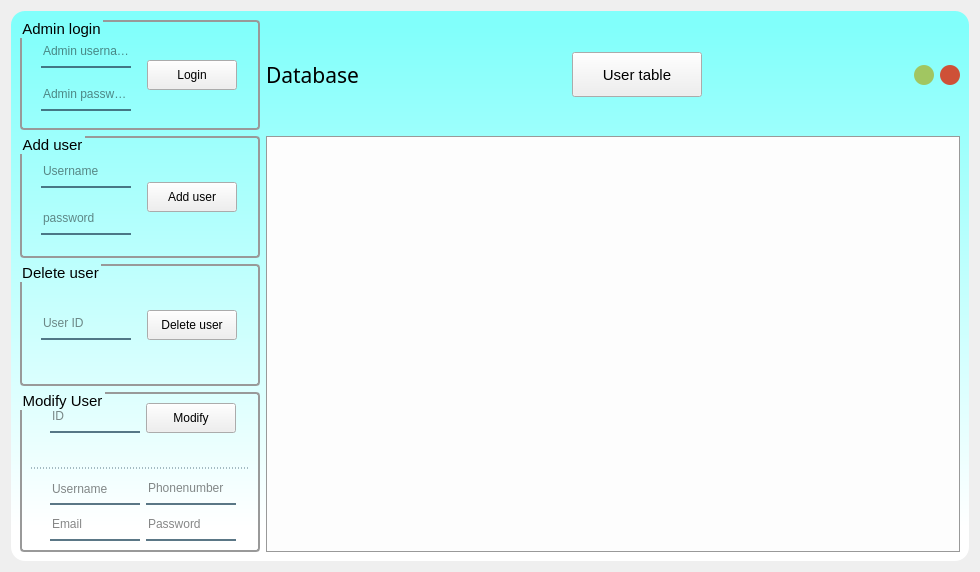
<?xml version="1.0" encoding="UTF-8"?>
<ui version="4.0">
 <class>Frame</class>
 <widget class="QFrame" name="Frame">
  <property name="geometry">
   <rect>
    <x>0</x>
    <y>0</y>
    <width>980</width>
    <height>568</height>
   </rect>
  </property>
  <property name="minimumSize">
   <size>
    <width>980</width>
    <height>0</height>
   </size>
  </property>
  <property name="windowTitle">
   <string>数据库</string>
  </property>
  <property name="windowIcon">
   <iconset resource="../res/app.qrc">
    <normaloff>:/icon/icon/首页.ico</normaloff>:/icon/icon/首页.ico</iconset>
  </property>
  <property name="styleSheet">
   <string notr="true">QPushButton#close_pushButton{
 background-color: #ce5137;
 border-radius:10px;
}

QPushButton#close_pushButton:hover{
 background-size: cover;
 background-image: url(:/icon/icon/close.svg);
}

QPushButton#min_pushButton{
 background-color: #a1c661;
 border-radius:10px;
}

QPushButton#min_pushButton:hover{
 background-size: cover;
 background-image: url(:/icon/icon/minimize.svg);
}

QWidget#widget{
background-color: qlineargradient(spread:pad, x1:0.5, y1:0, x2:0.5, y2:1, stop:0.0284091 rgba(129, 255, 251, 255), stop:0.9375 rgba(255, 255, 255, 255));

border-radius: 14;
}

QTableWidget, QTableView
{
    gridline-color: #999999;    /*表格中的网格线条颜色*/
    background: #FDFDFD;
    /*设置交替颜色，需要在函数属性中设置:tableWidget-&gt;setAlternatingRowColors(true)*/
    alternate-background-color: #EEEEEF;
    /*selection-color:#FDFDFD;    鼠标选中时前景色：文字颜色*/
    selection-background-color:#8BF;   /*鼠标选中时背景色*/
    border:1px solid #999999;  /*边框线的宽度、颜色*/
    /*border:none;    去除边界线*/
    /*border-radius:5px;*/
    /*padding:10px 10px;*/  /*表格与边框的间距*/
}
QTableView::item, QTabWidget::item{
    background: transparent;
	outline-style: none;
	border: none;
}

QTableView::item:hover {
	background: #8BF;
    border: 1px solid #EA2;
}

QTableView::item:selected {
	background: #8BF;
	color: #EEEEEF;
}

QTableView::item:selected:active {
	background: #59F;
	color: #EEEEEF;
}

QTableWidget QComboBox{
    margin: 2px;
    border: none;
}


QGroupBox {
border: 2px solid #999999;
border-radius: 4px;
margin-top: 0.5em;
}
QGroupBox::title {
subcontrol-origin: margin;
subcontrol-position: top left;
left: 1em;
top: 0.1em;
}
</string>
  </property>
  <layout class="QHBoxLayout" name="horizontalLayout">
   <item>
    <widget class="QWidget" name="widget" native="true">
     <property name="minimumSize">
      <size>
       <width>950</width>
       <height>550</height>
      </size>
     </property>
     <layout class="QVBoxLayout" name="verticalLayout_5">
      <item>
       <layout class="QHBoxLayout" name="horizontalLayout_6">
        <item>
         <widget class="QGroupBox" name="groupBox_4">
          <property name="minimumSize">
           <size>
            <width>240</width>
            <height>110</height>
           </size>
          </property>
          <property name="maximumSize">
           <size>
            <width>240</width>
            <height>16777215</height>
           </size>
          </property>
          <property name="font">
           <font>
            <pointsize>11</pointsize>
           </font>
          </property>
          <property name="title">
           <string>Admin login</string>
          </property>
          <layout class="QHBoxLayout" name="horizontalLayout_4">
           <item>
            <layout class="QVBoxLayout" name="verticalLayout_3">
             <item>
              <widget class="QLineEdit" name="admin_login_of_user_name_lineEdit">
               <property name="minimumSize">
                <size>
                 <width>90</width>
                 <height>30</height>
                </size>
               </property>
               <property name="maximumSize">
                <size>
                 <width>90</width>
                 <height>30</height>
                </size>
               </property>
               <property name="font">
                <font>
                 <pointsize>9</pointsize>
                </font>
               </property>
               <property name="styleSheet">
                <string notr="true">background-color:rgba(0,0,0,0);
border:none;
border-bottom:2px solid rgba(46,82,101,200);
color:rgba(0,0,0,240);
padding-bottom:2px;</string>
               </property>
               <property name="readOnly">
                <bool>false</bool>
               </property>
               <property name="placeholderText">
                <string>Admin username</string>
               </property>
              </widget>
             </item>
             <item>
              <widget class="QLineEdit" name="admin_login_of_password_lineEdit">
               <property name="minimumSize">
                <size>
                 <width>90</width>
                 <height>30</height>
                </size>
               </property>
               <property name="maximumSize">
                <size>
                 <width>90</width>
                 <height>30</height>
                </size>
               </property>
               <property name="font">
                <font>
                 <pointsize>9</pointsize>
                </font>
               </property>
               <property name="styleSheet">
                <string notr="true">background-color:rgba(0,0,0,0);
border:none;
border-bottom:2px solid rgba(46,82,101,200);
color:rgba(0,0,0,240);
padding-bottom:2px;</string>
               </property>
               <property name="placeholderText">
                <string>Admin password</string>
               </property>
              </widget>
             </item>
            </layout>
           </item>
           <item>
            <widget class="QPushButton" name="admin_login_pushButton">
             <property name="minimumSize">
              <size>
               <width>90</width>
               <height>30</height>
              </size>
             </property>
             <property name="maximumSize">
              <size>
               <width>90</width>
               <height>30</height>
              </size>
             </property>
             <property name="text">
              <string>Login</string>
             </property>
            </widget>
           </item>
          </layout>
         </widget>
        </item>
        <item>
         <layout class="QHBoxLayout" name="horizontalLayout_5">
          <item>
           <widget class="QLabel" name="label">
            <property name="font">
             <font>
              <family>楷体</family>
              <pointsize>16</pointsize>
              <weight>50</weight>
              <bold>false</bold>
             </font>
            </property>
            <property name="text">
             <string>Database</string>
            </property>
           </widget>
          </item>
          <item>
           <spacer name="horizontalSpacer_2">
            <property name="orientation">
             <enum>Qt::Horizontal</enum>
            </property>
            <property name="sizeHint" stdset="0">
             <size>
              <width>88</width>
              <height>20</height>
             </size>
            </property>
           </spacer>
          </item>
          <item>
           <widget class="QPushButton" name="fresh_pushButton">
            <property name="minimumSize">
             <size>
              <width>130</width>
              <height>45</height>
             </size>
            </property>
            <property name="font">
             <font>
              <pointsize>11</pointsize>
             </font>
            </property>
            <property name="text">
             <string>User table</string>
            </property>
           </widget>
          </item>
          <item>
           <spacer name="horizontalSpacer">
            <property name="orientation">
             <enum>Qt::Horizontal</enum>
            </property>
            <property name="sizeHint" stdset="0">
             <size>
              <width>138</width>
              <height>20</height>
             </size>
            </property>
           </spacer>
          </item>
          <item>
           <widget class="QPushButton" name="min_pushButton">
            <property name="minimumSize">
             <size>
              <width>20</width>
              <height>20</height>
             </size>
            </property>
            <property name="maximumSize">
             <size>
              <width>20</width>
              <height>20</height>
             </size>
            </property>
            <property name="cursor">
             <cursorShape>PointingHandCursor</cursorShape>
            </property>
            <property name="text">
             <string/>
            </property>
           </widget>
          </item>
          <item>
           <widget class="QPushButton" name="close_pushButton">
            <property name="minimumSize">
             <size>
              <width>20</width>
              <height>20</height>
             </size>
            </property>
            <property name="maximumSize">
             <size>
              <width>20</width>
              <height>20</height>
             </size>
            </property>
            <property name="cursor">
             <cursorShape>PointingHandCursor</cursorShape>
            </property>
            <property name="text">
             <string/>
            </property>
           </widget>
          </item>
         </layout>
        </item>
       </layout>
      </item>
      <item>
       <layout class="QFormLayout" name="formLayout_3">
        <item row="0" column="0">
         <layout class="QVBoxLayout" name="verticalLayout_4">
          <item>
           <widget class="QGroupBox" name="groupBox_2">
            <property name="minimumSize">
             <size>
              <width>240</width>
              <height>110</height>
             </size>
            </property>
            <property name="maximumSize">
             <size>
              <width>240</width>
              <height>16777215</height>
             </size>
            </property>
            <property name="font">
             <font>
              <pointsize>11</pointsize>
             </font>
            </property>
            <property name="title">
             <string>Add user</string>
            </property>
            <layout class="QHBoxLayout" name="horizontalLayout_3">
             <item>
              <layout class="QVBoxLayout" name="verticalLayout_2">
               <item>
                <widget class="QLineEdit" name="add_user_of_user_name_lineEdit">
                 <property name="minimumSize">
                  <size>
                   <width>90</width>
                   <height>30</height>
                  </size>
                 </property>
                 <property name="maximumSize">
                  <size>
                   <width>90</width>
                   <height>30</height>
                  </size>
                 </property>
                 <property name="font">
                  <font>
                   <pointsize>9</pointsize>
                  </font>
                 </property>
                 <property name="styleSheet">
                  <string notr="true">background-color:rgba(0,0,0,0);
border:none;
border-bottom:2px solid rgba(46,82,101,200);
color:rgba(0,0,0,240);
padding-bottom:2px;</string>
                 </property>
                 <property name="placeholderText">
                  <string>Username</string>
                 </property>
                </widget>
               </item>
               <item>
                <widget class="QLineEdit" name="add_user_of_password_lineEdit">
                 <property name="minimumSize">
                  <size>
                   <width>90</width>
                   <height>30</height>
                  </size>
                 </property>
                 <property name="maximumSize">
                  <size>
                   <width>90</width>
                   <height>30</height>
                  </size>
                 </property>
                 <property name="font">
                  <font>
                   <pointsize>9</pointsize>
                  </font>
                 </property>
                 <property name="styleSheet">
                  <string notr="true">background-color:rgba(0,0,0,0);
border:none;
border-bottom:2px solid rgba(46,82,101,200);
color:rgba(0,0,0,240);
padding-bottom:2px;</string>
                 </property>
                 <property name="placeholderText">
                  <string>password</string>
                 </property>
                </widget>
               </item>
              </layout>
             </item>
             <item>
              <widget class="QPushButton" name="add_user_pushButton">
               <property name="minimumSize">
                <size>
                 <width>90</width>
                 <height>30</height>
                </size>
               </property>
               <property name="maximumSize">
                <size>
                 <width>90</width>
                 <height>30</height>
                </size>
               </property>
               <property name="text">
                <string>Add user</string>
               </property>
              </widget>
             </item>
            </layout>
           </widget>
          </item>
          <item>
           <widget class="QGroupBox" name="groupBox">
            <property name="minimumSize">
             <size>
              <width>240</width>
              <height>80</height>
             </size>
            </property>
            <property name="maximumSize">
             <size>
              <width>240</width>
              <height>16777215</height>
             </size>
            </property>
            <property name="font">
             <font>
              <pointsize>11</pointsize>
             </font>
            </property>
            <property name="title">
             <string>Delete user</string>
            </property>
            <layout class="QHBoxLayout" name="horizontalLayout_2">
             <item>
              <widget class="QLineEdit" name="delete_user_of_id_lineEdit">
               <property name="minimumSize">
                <size>
                 <width>90</width>
                 <height>30</height>
                </size>
               </property>
               <property name="maximumSize">
                <size>
                 <width>90</width>
                 <height>30</height>
                </size>
               </property>
               <property name="font">
                <font>
                 <pointsize>9</pointsize>
                </font>
               </property>
               <property name="styleSheet">
                <string notr="true">background-color:rgba(0,0,0,0);
border:none;
border-bottom:2px solid rgba(46,82,101,200);
color:rgba(0,0,0,240);
padding-bottom:2px;</string>
               </property>
               <property name="text">
                <string/>
               </property>
               <property name="alignment">
                <set>Qt::AlignLeading|Qt::AlignLeft|Qt::AlignVCenter</set>
               </property>
               <property name="placeholderText">
                <string>User ID</string>
               </property>
              </widget>
             </item>
             <item>
              <widget class="QPushButton" name="delete_user_pushButton">
               <property name="minimumSize">
                <size>
                 <width>90</width>
                 <height>30</height>
                </size>
               </property>
               <property name="maximumSize">
                <size>
                 <width>90</width>
                 <height>30</height>
                </size>
               </property>
               <property name="text">
                <string>Delete user</string>
               </property>
              </widget>
             </item>
            </layout>
           </widget>
          </item>
          <item>
           <widget class="QGroupBox" name="groupBox_3">
            <property name="minimumSize">
             <size>
              <width>240</width>
              <height>160</height>
             </size>
            </property>
            <property name="maximumSize">
             <size>
              <width>240</width>
              <height>16777215</height>
             </size>
            </property>
            <property name="font">
             <font>
              <pointsize>11</pointsize>
             </font>
            </property>
            <property name="title">
             <string>Modify User</string>
            </property>
            <layout class="QVBoxLayout" name="verticalLayout">
             <item>
              <layout class="QFormLayout" name="formLayout_2">
               <property name="labelAlignment">
                <set>Qt::AlignCenter</set>
               </property>
               <property name="formAlignment">
                <set>Qt::AlignHCenter|Qt::AlignTop</set>
               </property>
               <item row="0" column="0">
                <widget class="QLineEdit" name="change_user_of_id_lineEdit">
                 <property name="minimumSize">
                  <size>
                   <width>90</width>
                   <height>30</height>
                  </size>
                 </property>
                 <property name="maximumSize">
                  <size>
                   <width>90</width>
                   <height>30</height>
                  </size>
                 </property>
                 <property name="font">
                  <font>
                   <pointsize>9</pointsize>
                  </font>
                 </property>
                 <property name="styleSheet">
                  <string notr="true">background-color:rgba(0,0,0,0);
border:none;
border-bottom:2px solid rgba(46,82,101,200);
color:rgba(0,0,0,240);
padding-bottom:2px;</string>
                 </property>
                 <property name="placeholderText">
                  <string>ID</string>
                 </property>
                </widget>
               </item>
               <item row="0" column="1">
                <widget class="QPushButton" name="change_user_pushButton">
                 <property name="minimumSize">
                  <size>
                   <width>90</width>
                   <height>30</height>
                  </size>
                 </property>
                 <property name="maximumSize">
                  <size>
                   <width>90</width>
                   <height>30</height>
                  </size>
                 </property>
                 <property name="text">
                  <string>Modify</string>
                 </property>
                </widget>
               </item>
              </layout>
             </item>
             <item>
              <widget class="QLineEdit" name="change_user_of_user_name_lineEdit_2">
               <property name="enabled">
                <bool>false</bool>
               </property>
               <property name="maximumSize">
                <size>
                 <width>16777215</width>
                 <height>5</height>
                </size>
               </property>
               <property name="font">
                <font>
                 <pointsize>9</pointsize>
                </font>
               </property>
               <property name="styleSheet">
                <string notr="true">background-color:rgba(0,0,0,0);
border:none;
border-bottom:1px dashed rgba(46,82,101,200);
color:rgba(0,0,0,240);
padding-bottom:1px;</string>
               </property>
               <property name="readOnly">
                <bool>true</bool>
               </property>
               <property name="placeholderText">
                <string/>
               </property>
              </widget>
             </item>
             <item>
              <layout class="QFormLayout" name="formLayout">
               <property name="labelAlignment">
                <set>Qt::AlignCenter</set>
               </property>
               <property name="formAlignment">
                <set>Qt::AlignHCenter|Qt::AlignTop</set>
               </property>
               <item row="0" column="0">
                <widget class="QLineEdit" name="change_user_of_user_name_lineEdit">
                 <property name="minimumSize">
                  <size>
                   <width>90</width>
                   <height>30</height>
                  </size>
                 </property>
                 <property name="maximumSize">
                  <size>
                   <width>90</width>
                   <height>30</height>
                  </size>
                 </property>
                 <property name="font">
                  <font>
                   <pointsize>9</pointsize>
                  </font>
                 </property>
                 <property name="styleSheet">
                  <string notr="true">background-color:rgba(0,0,0,0);
border:none;
border-bottom:2px solid rgba(46,82,101,200);
color:rgba(0,0,0,240);
padding-bottom:1px;</string>
                 </property>
                 <property name="placeholderText">
                  <string>Username</string>
                 </property>
                </widget>
               </item>
               <item row="0" column="1">
                <widget class="QLineEdit" name="change_user_of_phone_lineEdit">
                 <property name="minimumSize">
                  <size>
                   <width>90</width>
                   <height>30</height>
                  </size>
                 </property>
                 <property name="maximumSize">
                  <size>
                   <width>90</width>
                   <height>30</height>
                  </size>
                 </property>
                 <property name="font">
                  <font>
                   <pointsize>9</pointsize>
                  </font>
                 </property>
                 <property name="styleSheet">
                  <string notr="true">background-color:rgba(0,0,0,0);
border:none;
border-bottom:2px solid rgba(46,82,101,200);
color:rgba(0,0,0,240);
padding-bottom:2px;</string>
                 </property>
                 <property name="placeholderText">
                  <string>Phonenumber</string>
                 </property>
                </widget>
               </item>
               <item row="1" column="0">
                <widget class="QLineEdit" name="change_user_of_email_lineEdit">
                 <property name="minimumSize">
                  <size>
                   <width>90</width>
                   <height>30</height>
                  </size>
                 </property>
                 <property name="maximumSize">
                  <size>
                   <width>90</width>
                   <height>30</height>
                  </size>
                 </property>
                 <property name="font">
                  <font>
                   <pointsize>9</pointsize>
                  </font>
                 </property>
                 <property name="styleSheet">
                  <string notr="true">background-color:rgba(0,0,0,0);
border:none;
border-bottom:2px solid rgba(46,82,101,200);
color:rgba(0,0,0,240);
padding-bottom:2px;</string>
                 </property>
                 <property name="placeholderText">
                  <string>Email</string>
                 </property>
                </widget>
               </item>
               <item row="1" column="1">
                <widget class="QLineEdit" name="change_user_of_password_lineEdit">
                 <property name="minimumSize">
                  <size>
                   <width>90</width>
                   <height>30</height>
                  </size>
                 </property>
                 <property name="maximumSize">
                  <size>
                   <width>90</width>
                   <height>30</height>
                  </size>
                 </property>
                 <property name="font">
                  <font>
                   <pointsize>9</pointsize>
                  </font>
                 </property>
                 <property name="styleSheet">
                  <string notr="true">background-color:rgba(0,0,0,0);
border:none;
border-bottom:2px solid rgba(46,82,101,200);
color:rgba(0,0,0,240);
padding-bottom:2px;</string>
                 </property>
                 <property name="placeholderText">
                  <string>Password</string>
                 </property>
                </widget>
               </item>
              </layout>
             </item>
            </layout>
           </widget>
          </item>
         </layout>
        </item>
        <item row="0" column="1">
         <widget class="QTableWidget" name="tableWidget">
          <property name="minimumSize">
           <size>
            <width>600</width>
            <height>400</height>
           </size>
          </property>
         </widget>
        </item>
       </layout>
      </item>
     </layout>
    </widget>
   </item>
  </layout>
 </widget>
 <resources>
  <include location="../res/app.qrc"/>
 </resources>
 <connections/>
</ui>
